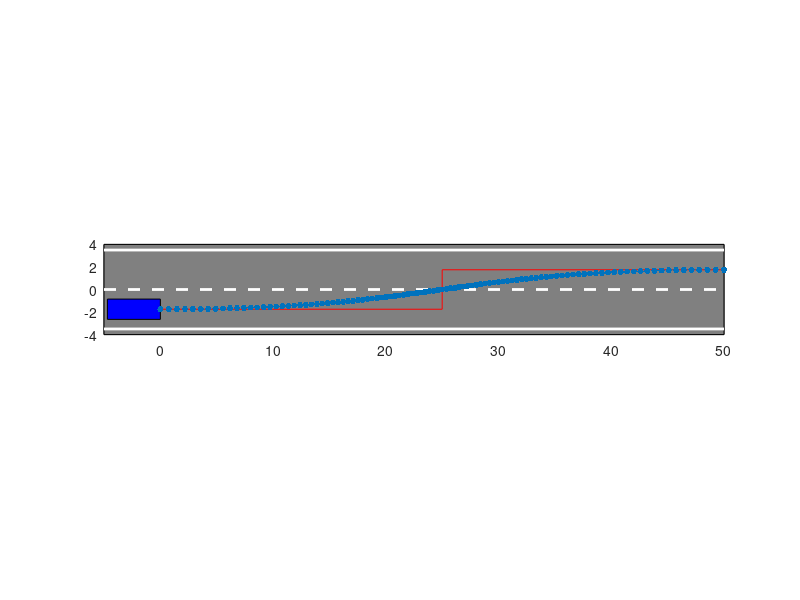

Recreate this plot in MATLAB.
clc
clear
close all


d = 3.5;
P0 = [0, -d/2];
P1 = [25, -d/2];
P2 = [25, d/2];
P3 = [50, d/2];
P = [P0; P1; P2; P3];

Path=[];
n = length(P)-1;
for t=0:0.01:1
    tmp = [0,0];
    for i=0:n
        kc = factorial(n)/(factorial(n-i)*factorial(i));
        kt = (1-t)^(n-i)*t^i;
        tmp = tmp + kc*kt*P(i+1,:);
    end
    Path(end+1,:) = tmp;
end


d = 3.5;               % 道路标准宽度
W = 1.8;               % 汽车宽度
L = 4.7;               % 车长
figure
len_line = 50;

%% 画图
d = 3.5;               % 道路标准宽度
W = 1.8;               % 汽车宽度
L = 4.7;               % 车长

figure
len_line = 50;

% 画灰色路面图
GreyZone = [-5,-d-0.5; -5,d+0.5; len_line,d+0.5; len_line,-d-0.5];
fill(GreyZone(:,1),GreyZone(:,2),[0.5 0.5 0.5]);
hold on
fill([P0(1),P0(1),P0(1)-L,P0(1)-L],[-d/2-W/2,-d/2+W/2,-d/2+W/2,-d/2-W/2],'b')  

% 画分界线
plot([-5, len_line],[0, 0], 'w--', 'linewidth',2);  %分界线
plot([-5,len_line],[d,d],'w','linewidth',2);     %左边界线
plot([-5,len_line],[-d,-d],'w','linewidth',2);  %左边界线;

% 设置坐标轴显示范围
axis equal
set(gca, 'XLim',[-5 len_line]); 
set(gca, 'YLim',[-4 4]); 

% 绘制路径
% scatter(P(:,1),P(:,2),'g')
plot(P(:,1),P(:,2),'r');%路径点
scatter(Path(:,1),Path(:,2),200, '.b');%路径点

